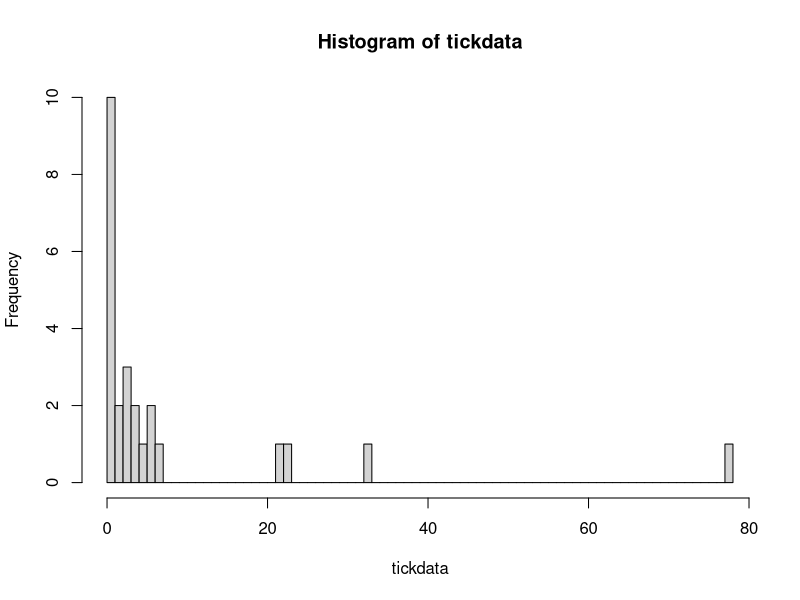
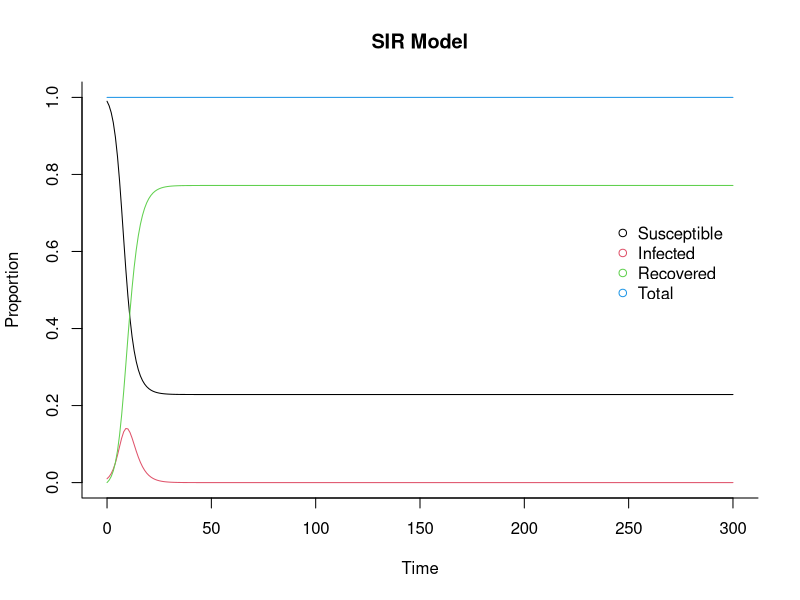
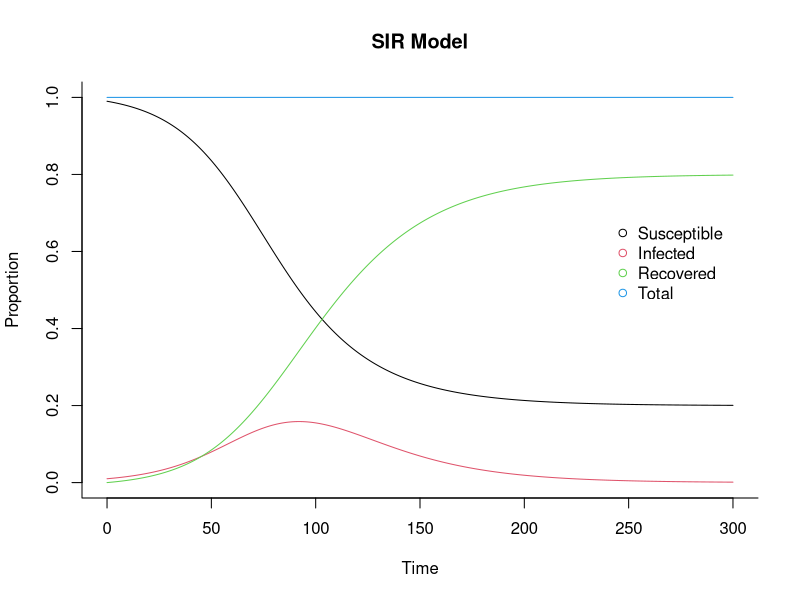

Here is the R script that generated these plots, in order:
## ---- chunk 1
# Example of Figure
# Data = number of ticks found on dogs sampled from a shelter
tickdata <-  c(0,0,0,0,1,0,6,0,3,3,5,22,0,0,3,33,4,2,1,23,7,2,4,6,78)
hist(tickdata, breaks= 90)
## ---- chunk 2

library(deSolve)
## Create an SIR function
sir <- function(time, y, parameters) {   #time, state , parameters
  
  with(as.list(c(y, parameters)), {
    
    dS <- -beta * S * I
    dI <-  beta * S * I - gamma * I
    dR <-                 gamma * I
    dN <- dS + dI + dR
    
    return(list(c(dS, dI, dR, dN)))
  })
}

### Set parameters
## Proportion in each compartment: Susceptible 0.999999, Infected 0.000001, Recovered 0
#init       <- c(S = 1-1e-6, I = 1e-6, R = 0.0)
init <- c(S = 0.99, I = 0.01, R = 0, N = 1)
## beta: infection parameter; gamma: recovery parameter
#parameters <- c(beta = 1.4247, gamma = 0.14286)b=.0952381 g = 0.04761905
parameters <- c(beta = 0.95, gamma = 0.5) #gamma=0.1
## Time frame
times      <- seq(0, 300, by = 1)

## Solve using ode (General Solver for Ordinary Differential Equations)
out <- ode(y = init, times = times, func = sir, parms = parameters)
## change to data frame
out <- as.data.frame(out)
## Delete time variable
out$time <- NULL
## Show data
head(out, 10)

## Plot
matplot(x = times, y = out, type = "l",
        xlab = "Time", ylab = "Proportion", main = "SIR Model",
        lwd = 1, lty = 1, bty = "l", col = 1:4)

## Add legend
legend(240, 0.7, c("Susceptible", "Infected", "Recovered", "Total"), pch = 1, col = 1:4, bty = "n")

## ---- chunk 3

library(deSolve)
## Create an SIR function
sir <- function(time, y, parameters) {   #time, state , parameters
  
  with(as.list(c(y, parameters)), {
    
    dS <- -beta * S * I
    dI <-  beta * S * I - gamma * I
    dR <-                 gamma * I
    dN <- dS + dI + dR
    
    return(list(c(dS, dI, dR, dN)))
  })
}

### Set parameters
## Proportion in each compartment: Susceptible 0.999999, Infected 0.000001, Recovered 0
#init       <- c(S = 1-1e-6, I = 1e-6, R = 0.0)
init <- c(S = 0.99, I = 0.01, R = 0, N = 1)
## beta: infection parameter; gamma: recovery parameter
#parameters <- c(beta = 1.4247, gamma = 0.14286)b=.0952381 g = 0.04761905
parameters <- c(beta = 0.0952, gamma = 0.0476) #gamma=0.1
## Time frame
times      <- seq(0, 300, by = 1)

## Solve using ode (General Solver for Ordinary Differential Equations)
out <- ode(y = init, times = times, func = sir, parms = parameters)
## change to data frame
out <- as.data.frame(out)
## Delete time variable
out$time <- NULL
## Show data
head(out, 10)

## Plot
matplot(x = times, y = out, type = "l",
        xlab = "Time", ylab = "Proportion", main = "SIR Model",
        lwd = 1, lty = 1, bty = "l", col = 1:4)

## Add legend
legend(240, 0.7, c("Susceptible", "Infected", "Recovered", "Total"), pch = 1, col = 1:4, bty = "n")
